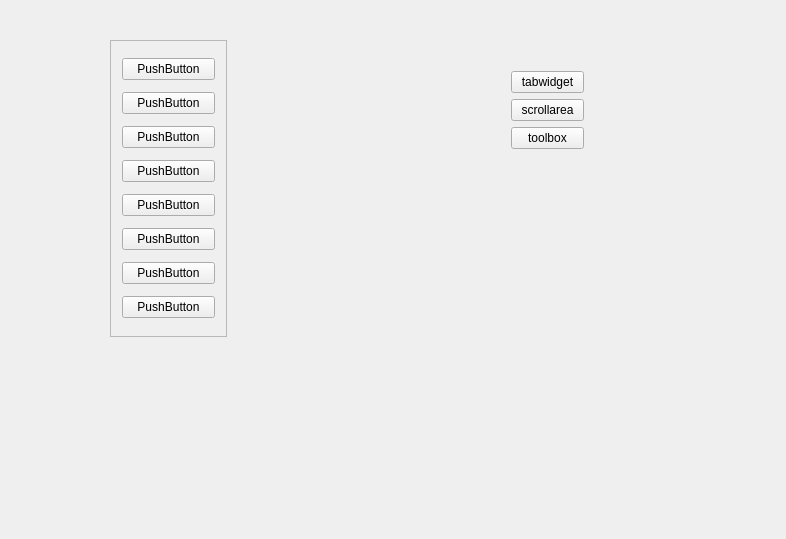
<?xml version="1.0" encoding="UTF-8"?>
<ui version="4.0">
 <class>Widget</class>
 <widget class="QWidget" name="Widget">
  <property name="geometry">
   <rect>
    <x>0</x>
    <y>0</y>
    <width>786</width>
    <height>539</height>
   </rect>
  </property>
  <property name="windowTitle">
   <string>Widget</string>
  </property>
  <widget class="QStackedWidget" name="stackedWidget">
   <property name="geometry">
    <rect>
     <x>100</x>
     <y>30</y>
     <width>291</width>
     <height>321</height>
    </rect>
   </property>
   <property name="currentIndex">
    <number>2</number>
   </property>
   <widget class="QWidget" name="page_3">
    <widget class="QTabWidget" name="tabWidget">
     <property name="geometry">
      <rect>
       <x>20</x>
       <y>30</y>
       <width>241</width>
       <height>80</height>
      </rect>
     </property>
     <property name="currentIndex">
      <number>2</number>
     </property>
     <widget class="QWidget" name="tab">
      <attribute name="title">
       <string>百度</string>
      </attribute>
     </widget>
     <widget class="QWidget" name="tab_2">
      <attribute name="title">
       <string>谷歌</string>
      </attribute>
     </widget>
     <widget class="QWidget" name="tab_3">
      <attribute name="title">
       <string>搜狐</string>
      </attribute>
     </widget>
    </widget>
   </widget>
   <widget class="QWidget" name="page_4">
    <widget class="QToolBox" name="toolBox">
     <property name="geometry">
      <rect>
       <x>40</x>
       <y>10</y>
       <width>181</width>
       <height>145</height>
      </rect>
     </property>
     <property name="currentIndex">
      <number>0</number>
     </property>
     <widget class="QWidget" name="page">
      <property name="geometry">
       <rect>
        <x>0</x>
        <y>0</y>
        <width>181</width>
        <height>85</height>
       </rect>
      </property>
      <attribute name="label">
       <string>家人</string>
      </attribute>
      <widget class="QPushButton" name="pushButton_9">
       <property name="geometry">
        <rect>
         <x>40</x>
         <y>0</y>
         <width>93</width>
         <height>28</height>
        </rect>
       </property>
       <property name="text">
        <string>PushButton</string>
       </property>
      </widget>
      <widget class="QPushButton" name="pushButton_10">
       <property name="geometry">
        <rect>
         <x>40</x>
         <y>40</y>
         <width>93</width>
         <height>28</height>
        </rect>
       </property>
       <property name="text">
        <string>PushButton</string>
       </property>
      </widget>
     </widget>
     <widget class="QWidget" name="page_2">
      <property name="geometry">
       <rect>
        <x>0</x>
        <y>0</y>
        <width>181</width>
        <height>85</height>
       </rect>
      </property>
      <attribute name="label">
       <string>朋友</string>
      </attribute>
      <widget class="QRadioButton" name="radioButton">
       <property name="geometry">
        <rect>
         <x>30</x>
         <y>0</y>
         <width>115</width>
         <height>19</height>
        </rect>
       </property>
       <property name="text">
        <string>RadioButton</string>
       </property>
      </widget>
      <widget class="QRadioButton" name="radioButton_2">
       <property name="geometry">
        <rect>
         <x>30</x>
         <y>30</y>
         <width>115</width>
         <height>19</height>
        </rect>
       </property>
       <property name="text">
        <string>RadioButton</string>
       </property>
      </widget>
      <widget class="QCheckBox" name="checkBox">
       <property name="geometry">
        <rect>
         <x>30</x>
         <y>60</y>
         <width>91</width>
         <height>19</height>
        </rect>
       </property>
       <property name="text">
        <string>CheckBox</string>
       </property>
      </widget>
     </widget>
    </widget>
   </widget>
   <widget class="QWidget" name="page_5">
    <widget class="QScrollArea" name="scrollArea">
     <property name="geometry">
      <rect>
       <x>10</x>
       <y>10</y>
       <width>117</width>
       <height>297</height>
      </rect>
     </property>
     <property name="widgetResizable">
      <bool>true</bool>
     </property>
     <widget class="QWidget" name="scrollAreaWidgetContents">
      <property name="geometry">
       <rect>
        <x>0</x>
        <y>0</y>
        <width>115</width>
        <height>295</height>
       </rect>
      </property>
      <layout class="QVBoxLayout" name="verticalLayout">
       <item>
        <widget class="QPushButton" name="pushButton">
         <property name="text">
          <string>PushButton</string>
         </property>
        </widget>
       </item>
       <item>
        <widget class="QPushButton" name="pushButton_8">
         <property name="text">
          <string>PushButton</string>
         </property>
        </widget>
       </item>
       <item>
        <widget class="QPushButton" name="pushButton_7">
         <property name="text">
          <string>PushButton</string>
         </property>
        </widget>
       </item>
       <item>
        <widget class="QPushButton" name="pushButton_6">
         <property name="text">
          <string>PushButton</string>
         </property>
        </widget>
       </item>
       <item>
        <widget class="QPushButton" name="pushButton_5">
         <property name="text">
          <string>PushButton</string>
         </property>
        </widget>
       </item>
       <item>
        <widget class="QPushButton" name="pushButton_4">
         <property name="text">
          <string>PushButton</string>
         </property>
        </widget>
       </item>
       <item>
        <widget class="QPushButton" name="pushButton_3">
         <property name="text">
          <string>PushButton</string>
         </property>
        </widget>
       </item>
       <item>
        <widget class="QPushButton" name="pushButton_2">
         <property name="text">
          <string>PushButton</string>
         </property>
        </widget>
       </item>
      </layout>
     </widget>
    </widget>
   </widget>
  </widget>
  <widget class="QWidget" name="">
   <property name="geometry">
    <rect>
     <x>500</x>
     <y>60</y>
     <width>95</width>
     <height>100</height>
    </rect>
   </property>
   <layout class="QVBoxLayout" name="verticalLayout_2">
    <item>
     <widget class="QPushButton" name="btn_tabwidget">
      <property name="text">
       <string>tabwidget</string>
      </property>
     </widget>
    </item>
    <item>
     <widget class="QPushButton" name="btn_scrollarea">
      <property name="text">
       <string>scrollarea</string>
      </property>
     </widget>
    </item>
    <item>
     <widget class="QPushButton" name="btn_toolbox">
      <property name="text">
       <string>toolbox</string>
      </property>
     </widget>
    </item>
   </layout>
  </widget>
 </widget>
 <layoutdefault spacing="6" margin="11"/>
 <resources/>
 <connections/>
</ui>
